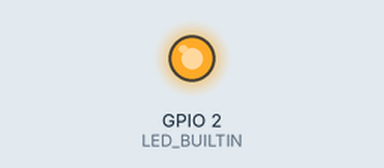
This sketch was run on a simulated ESP32. Shown: output pins drawn as LEDs (lit = HIGH). WiFi joins after 1.5 s; servers stay silent unless stated; uploads are accepted with an empty reply; the local clock reads 2024-03-15 10:24:30 at power-on unless the sketch sets it; storage starts empty; random numbers use the default seed unless the sketch sets one; EEPROM starts erased; what the sketch prints to the serial monitor is not drawn.

Above: at 2.39 s.
At 10.1 s:
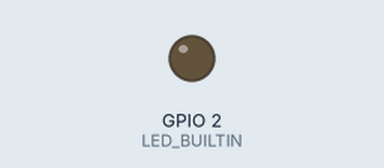
Timing chart, 0 to 22.2 s (numbered marks = the images above):
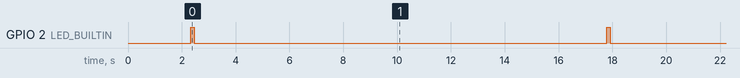

Measured:
- by itself, GPIO 2 (LED_BUILTIN): alternates HIGH for 0.12 s and LOW for 15.3 s

The sketch:

broilerlab_esp32.ino
```cpp
/*
 * BroilerLab ESP32 — direct HTTPS ingestion test firmware.
 *
 * Path: ESP32 -> HTTPS -> Vercel FastAPI -> X-Device-Key auth ->
 *       device's assigned cycle -> existing processor -> Neon -> dashboard.
 *
 * Setup: copy config.example.h to config.h, fill in Wi-Fi + API URL +
 * device key (shown once at POST /api/devices), flash, open Serial @115200.
 *
 * Expected serial output on a healthy boot:
 *   WiFi connected
 *   Time synchronized
 *   Sending event...
 *   HTTP 200
 *   Event accepted
 *
 * Design notes (see esp32/README.md for the full guide):
 * - No ArduinoJson dependency: one flat payload built with snprintf, so RAM
 *   use is deterministic and there is nothing version-sensitive to install.
 * - TLS is validated with an embedded root CA (never setInsecure()).
 * - event_id = <device_id>:<boot_id>:<seq>; boot_id + seq live in NVS, so a
 *   reboot never reuses an id and a retried POST is idempotent server-side.
 * - Unsent events wait in a RAM ring + LittleFS spillover file and are
 *   retried with bounded exponential backoff + jitter. HTTP 400 drops the
 *   event (poison — retrying cannot help); 401/403 halt for re-provisioning.
 */
#include <WiFi.h>
#include <WiFiClientSecure.h>
#include <HTTPClient.h>
#include <Preferences.h>
#include <LittleFS.h>
#include <time.h>
#include "config.h"

#ifndef SIMULATE_SENSORS
#define SIMULATE_SENSORS 1
#endif
#ifndef SEND_INTERVAL_MS
#define SEND_INTERVAL_MS 15000
#endif
#ifndef QUEUE_MAX
#define QUEUE_MAX 64
#endif

static Preferences prefs;
static char bootId[9] = {0};
static uint32_t seq = 0;
static bool provisionHalted = false;  // 401/403: needs human attention
static unsigned long backoffMs = 2000;
static const unsigned long BACKOFF_MAX_MS = 5UL * 60UL * 1000UL;

// ---------- tiny queue: RAM ring, LittleFS spillover ----------
#define RAMQ 16
static String ramQ[RAMQ];
static int ramHead = 0, ramCount = 0;

static void spillAppend(const String &line) {
  File f = LittleFS.open("/queue.txt", "a");
  if (!f) return;
  f.println(line);
  f.close();
}

static int spillCount() {
  File f = LittleFS.open("/queue.txt", "r");
  if (!f) return 0;
  int n = 0;
  while (f.available()) { if (f.read() == '\n') n++; }
  f.close();
  return n;
}

// Drop oldest until total (ram + spill) fits QUEUE_MAX.
static void queueTrim() {
  while (ramCount + spillCount() > QUEUE_MAX) {
    if (ramCount > 0) { ramHead = (ramHead + 1) % RAMQ; ramCount--; }
    else {
      File f = LittleFS.open("/queue.txt", "r");
      if (!f) return;
      f.readStringUntil('\n');  // skip oldest line
      String rest = f.readString();
      f.close();
      LittleFS.remove("/queue.txt");
      File w = LittleFS.open("/queue.txt", "w");
      if (w) { w.print(rest); w.close(); }
    }
  }
}

static void queuePush(const String &line) {
  if (ramCount < RAMQ) { ramQ[(ramHead + ramCount) % RAMQ] = line; ramCount++; }
  else spillAppend(line);
  queueTrim();
}

// Oldest-first pop into `out`. Returns false when empty.
static bool queuePop(String &out) {
  if (ramCount > 0) { out = ramQ[ramHead]; ramHead = (ramHead + 1) % RAMQ; ramCount--; return true; }
  File f = LittleFS.open("/queue.txt", "r");
  if (!f) return false;
  out = f.readStringUntil('\n');
  out.trim();
  String rest = f.readString();
  f.close();
  LittleFS.remove("/queue.txt");
  if (rest.length() > 0) {
    File w = LittleFS.open("/queue.txt", "w");
    if (w) { w.print(rest); w.close(); }
  }
  return out.length() > 0;
}

// ---------- helpers ----------
static void blink(int times, int msOn = 120) {
#if defined(LED_BUILTIN)
  pinMode(LED_BUILTIN, OUTPUT);
  for (int i = 0; i < times; i++) {
    digitalWrite(LED_BUILTIN, HIGH); delay(msOn);
    digitalWrite(LED_BUILTIN, LOW); delay(msOn);
  }
#endif
}

static unsigned long backoffWithJitter() {
  unsigned long capped = backoffMs > BACKOFF_MAX_MS ? BACKOFF_MAX_MS : backoffMs;
  unsigned long jitter = (unsigned long)(esp_random() % 1000);
  return capped + jitter;
}

static void backoffGrow() {
  backoffMs = backoffMs * 2;
  if (backoffMs > BACKOFF_MAX_MS) backoffMs = BACKOFF_MAX_MS;
}

static void backoffReset() { backoffMs = 2000; }

// ISO-8601 UTC for an epoch: 2026-09-19T12:30:00Z
static void isoUtc(time_t t, char *out, size_t n) {
  struct tm tmv;
  gmtime_r(&t, &tmv);
  snprintf(out, n, "%04d-%02d-%02dT%02d:%02d:%02dZ",
           tmv.tm_year + 1900, tmv.tm_mon + 1, tmv.tm_mday,
           tmv.tm_hour, tmv.tm_min, tmv.tm_sec);
}

// Minimal JSON string escaper (RFIDs are alnum, but stay correct anyway).
static String jesc(const char *s) {
  String o;
  for (const char *p = s; *p; p++) {
    if (*p == '"' || *p == '\\') o += '\\';
    o += *p;
  }
  return o;
}

static bool wifiUp() {
  if (WiFi.status() == WL_CONNECTED) return true;
  Serial.println("WiFi reconnecting...");
  WiFi.reconnect();
  unsigned long t0 = millis();
  while (WiFi.status() != WL_CONNECTED && millis() - t0 < 15000) delay(250);
  return WiFi.status() == WL_CONNECTED;
}

static bool timeSynced() {
  struct tm tmv;
  if (!getLocalTime(&tmv, 2000)) return false;
  return tmv.tm_year + 1900 >= 2024;  // obviously-unsynced clocks read 1970
}

// ---------- sensors (test values until hardware is wired) ----------
struct Reading { float weight_g; float feed_delta_g; float temp_c; float humidity; int rssi; };

static Reading readSensors() {
  Reading r;
#if SIMULATE_SENSORS
  // Plausible walk-around values so the whole path is testable today.
  static float w = 1820.0;
  w += (float)(esp_random() % 60) / 10.0f - 3.0f;  // gentle drift
  r.weight_g = w;
  r.feed_delta_g = 3.2f;
  r.temp_c = 24.5f;
  r.humidity = 58.2f;
#else
  // TODO: replace with real HX711 / DHT22 / load-cell reads.
  r.weight_g = 0; r.feed_delta_g = 0; r.temp_c = 0; r.humidity = 0;
#endif
  r.rssi = WiFi.RSSI();
  return r;
}

// ---------- HTTP ----------
static int postEvent(const String &payload, String &respOut) {
  WiFiClientSecure client;
  client.setCACert(BROILERLAB_ROOT_CA);
  client.setTimeout(15000);
  HTTPClient http;
  String url = String(BROILERLAB_API_URL) + "/api/device/ingest";
  if (!http.begin(client, url)) return -1;
  http.addHeader("Content-Type", "application/json");
  http.addHeader("X-Device-Key", BROILERLAB_DEVICE_KEY);
  http.setTimeout(15000);
  int code = http.POST(payload);
  if (code > 0) respOut = http.getString();
  http.end();
  return code;
}

// Returns: 0 sent (accepted or duplicate), 1 retry later, -1 drop, -2 halt.
static int handleOne(const String &payload) {
  String resp;
  int code = postEvent(payload, resp);
  if (code == 200) {
    bool dup = resp.indexOf("\"duplicate\":true") >= 0;
    Serial.println(dup ? "Event duplicate (already stored)" : "Event accepted");
    backoffReset();
    blink(1);
    return 0;
  }
  if (code == 400) { Serial.println("HTTP 400 (poison event, dropping): " + resp); return -1; }
  if (code == 401) { Serial.println("HTTP 401 (bad key — re-provision, halting)"); return -2; }
  if (code == 403) { Serial.println("HTTP 403 (device disabled — halting)"); return -2; }
  if (code == 429 || (code >= 500 && code < 600) || code < 0) {
    Serial.printf("Transient failure (HTTP %d), will retry\n", code);
    return 1;
  }
  Serial.printf("Unexpected HTTP %d: %s\n", code, resp.c_str());
  return 1;
}

static void flushQueue() {
  String line;
  int guard = 0;
  while (guard++ < QUEUE_MAX && queuePop(line)) {
    int r = handleOne(line);
    if (r == 0 || r == -1) continue;       // sent or poison: keep draining
    if (r == -2) { provisionHalted = true; queuePush(line); return; }
    queuePush(line);                        // transient: requeue + back off
    backoffGrow();
    return;
  }
}

// ---------- Arduino entry points ----------
void setup() {
  Serial.begin(115200);
  delay(500);
  prefs.begin("broiler", false);
  seq = prefs.getUInt("seq", 0);
  String b = prefs.getString("boot", "");
  if (b.length() == 0) {
    uint32_t r = esp_random();
    b = String(r, HEX);
    b.toUpperCase();
    prefs.putString("boot", b);
  }
  b.toCharArray(bootId, sizeof(bootId));
  if (!LittleFS.begin(true)) Serial.println("LittleFS mount failed (RAM queue only)");

  Serial.printf("BroilerLab ESP32 %s boot=%s seq=%lu\n", FIRMWARE_VERSION, bootId, (unsigned long)seq);
  WiFi.mode(WIFI_STA);
  WiFi.begin(WIFI_SSID, WIFI_PASSWORD);
  Serial.print("WiFi connecting");
  unsigned long t0 = millis();
  while (WiFi.status() != WL_CONNECTED && millis() - t0 < 20000) { delay(400); Serial.print("."); }
  Serial.println();
  if (WiFi.status() != WL_CONNECTED) { Serial.println("WiFi failed at boot (will retry in loop)"); return; }
  Serial.println("WiFi connected");

  configTime(0, 0, NTP_SERVER_1, NTP_SERVER_2);
  t0 = millis();
  while (!timeSynced() && millis() - t0 < 20000) delay(400);
  if (!timeSynced()) Serial.println("NTP failed at boot (events held until time syncs)");
  else Serial.println("Time synchronized");
}

void loop() {
  if (provisionHalted) { blink(3, 400); delay(5000); return; }  // needs a human
  if (!wifiUp()) { delay(5000); return; }
  if (!timeSynced()) { Serial.println("Waiting for NTP..."); delay(5000); return; }

  // 1) drain anything queued during an outage, oldest first
  flushQueue();
  if (provisionHalted) return;

  // 2) take a fresh reading and queue it (queue-then-send keeps exactly
  //    one ordering rule: oldest first, even across reboots)
  Reading r = readSensors();
  char ts[24];
  isoUtc(time(nullptr), ts, sizeof(ts));
  char eid[96];
  snprintf(eid, sizeof(eid), "%s:%s:%lu", DEVICE_ID, bootId, (unsigned long)seq);

  char body[512];
  snprintf(body, sizeof(body),
           "{\"event_id\":\"%s\",\"timestamp\":\"%s\",\"event\":\"entry\","
           "\"bird_id\":\"RFID-001\",\"sensor_id\":\"%s\",\"flock_id\":\"%s\","
           "\"weight_g\":%.1f,\"feed_delta_g\":%.1f,\"temp_c\":%.1f,"
           "\"humidity\":%.1f,\"rssi\":%d,\"firmware\":\"%s\"}",
           eid, ts, jesc(SENSOR_ID).c_str(), jesc(FLOCK_ID).c_str(),
           r.weight_g, r.feed_delta_g, r.temp_c, r.humidity, r.rssi,
           FIRMWARE_VERSION);
  queuePush(String(body));
  seq++;
  prefs.putUInt("seq", seq);

  // 3) send (retries keep the same event_id -> server idempotent)
  Serial.println("Sending event...");
  flushQueue();

  unsigned long wait = SEND_INTERVAL_MS;
  if (backoffMs > 2000) wait = backoffWithJitter() > wait ? backoffWithJitter() : wait;
  delay(wait);
}
```

config.example.h
```cpp
// BroilerLab ESP32 — COPY this file to config.h and fill in YOUR values.
// config.h is git-ignored: real Wi-Fi credentials and device keys must
// never be committed. See esp32/README.md for the full setup guide.
#pragma once

// ---- Wi-Fi ----
#define WIFI_SSID       "YOUR_WIFI_SSID"
#define WIFI_PASSWORD   "YOUR_WIFI_PASSWORD"

// ---- BroilerLab server (HTTPS only, never plain http in production) ----
#define BROILERLAB_API_URL  "https://YOUR_PROJECT.vercel.app"

// Device credential: shown ONCE when the device is registered via
// POST /api/devices (or rotated via .../rotate-key). This is the ONLY
// secret on the device — no DB passwords, no JWT secrets, ever.
#define BROILERLAB_DEVICE_KEY "BLD_esp32_PASTE_YOUR_KEY_HERE"

// Stable identity of this unit (must equal the device_id registered
// server-side; used in event_id generation and as sensor fallback).
#define DEVICE_ID "esp32-feedstation-01"

// Optional static metadata sent with every event (may be overridden by
// live sensor reads below).
#define SENSOR_ID "ESP32-01"
#define FLOCK_ID  "FLOCK-01"

// ---- behavior ----
#define SEND_INTERVAL_MS   15000   // simulated/test cadence
#define SIMULATE_SENSORS   1       // 1 = test values, 0 = read real sensors
#define FIRMWARE_VERSION   "1.0.0"

// NTP (UTC): the server rejects ancient/far-future timestamps, so the
// device must synchronize time before its first event.
#define NTP_SERVER_1 "pool.ntp.org"
#define NTP_SERVER_2 "time.google.com"

// Queue: unsent events wait here during outages (RAM ring + LittleFS
// spillover, oldest dropped past QUEUE_MAX).
#define QUEUE_MAX 64

// ---- TLS trust ----
// Production MUST validate the server certificate. Paste the PEM of the
// root CA that signs YOUR_PROJECT.vercel.app (currently the Let's Encrypt
// ISRG Root X1 — fetch it, do not invent it):
//
//   openssl s_client -connect YOUR_PROJECT.vercel.app:443 -showcerts
//
// ...and paste the LAST (self-signed root) certificate below, replacing
// this placeholder. NEVER ship with setInsecure() in production.
#define BROILERLAB_ROOT_CA \
  "-----BEGIN CERTIFICATE-----\n" \
  "PASTE_ISRG_ROOT_X1_PEM_HERE\n" \
  "-----END CERTIFICATE-----\n"
```
